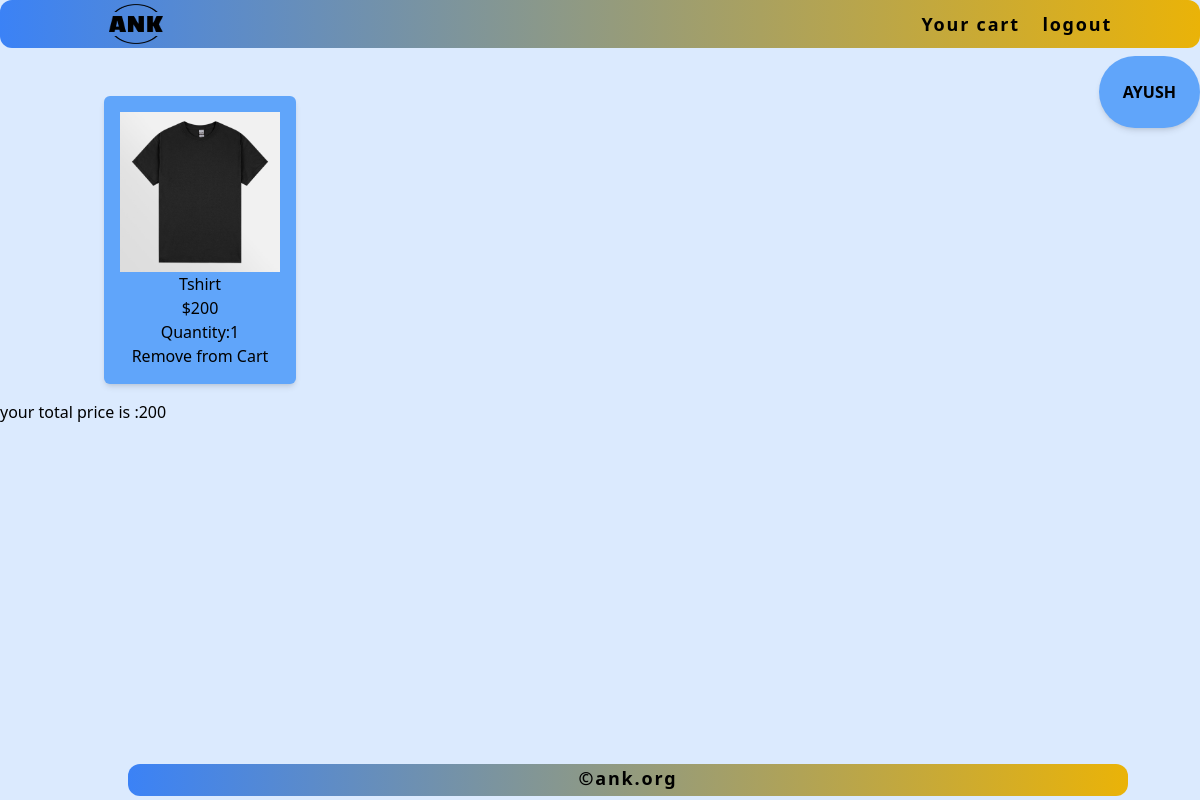
The app's page /usercart/ (signed in), older data.
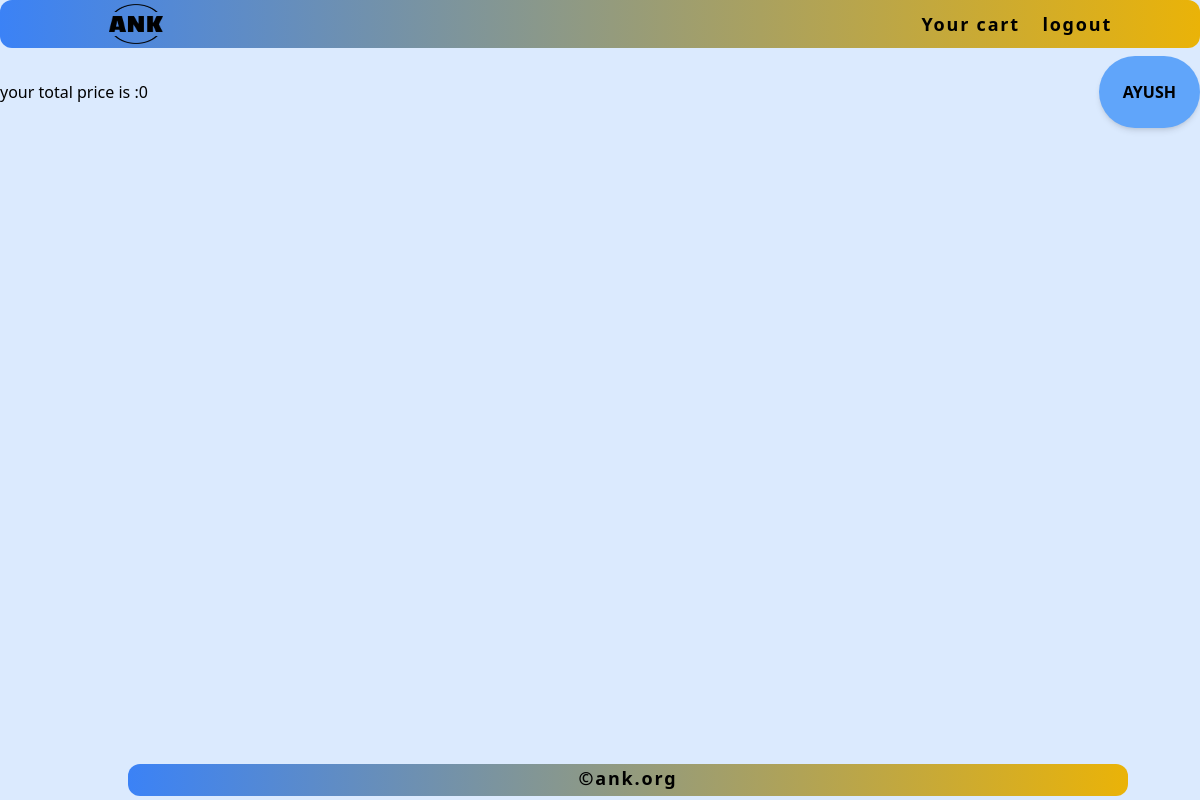
The same page, newer data.
### Ecommerce/models.py (models this page shows, shortened)
class CartItem(models.Model):
    cart = models.ForeignKey(Cart, on_delete=models.CASCADE)
    product = models.ForeignKey(Product, on_delete=models.CASCADE)
    quantity = models.PositiveIntegerField(default=1)

class Product(models.Model):
	image=models.ImageField(upload_to="Product_image")
	name=models.CharField(max_length=20)
	price=models.IntegerField()

### Ecommerce/views.py (the view)
# urls.py: path('usercart/',views.items_in_cart,name="items_cart"),
@login_required
def items_in_cart(request):
	user=request.user
	user_cart= Cart.objects.get(user=request.user)
	cart_items= CartItem.objects.filter(cart=user_cart)
	total=0
	for i in cart_items:
		total=i.quantity*i.product.price
	return render(request,"cart.html",{"items":cart_items,"totaldue":total,"name":user})

### Ecommerce/templates/cart.html (shortened to what this page needs)
{% extends 'base_layout.html' %}
{% block content %}
	<div class="container mx-auto flex flex-row flex-wrap mt-8">
		{% for item in items %}
		<div class="p-4 rounded-md shadow-md m-4  bg-blue-400 text-center">
			<img src="{{ item.product.image.url }}" alt="Your Image" class="h-40 w-40">
			<p>{{ item.product.name }}</p>
			<p>${{ item.product.price }}</p>
			<p>Quantity:{{item.quantity}}</p>
			<form method="POST" action="{% url 'remove_cart' item.id %}">
	            <input type="submit" value="Remove from Cart" class="hover:font-bold">
	        </form>
    	</div>
		{% endfor %}
	</div>
	<h1>your total price is :{{totaldue}}</h1>
{% endblock %}

Row changes from the older to the newer data that the page shows:
removed CartItem: product.image (picture), product.name "Tshirt", product.price "200", quantity "1"
Text that changed along with them:
{{ totaldue }}: "200" → "0"
